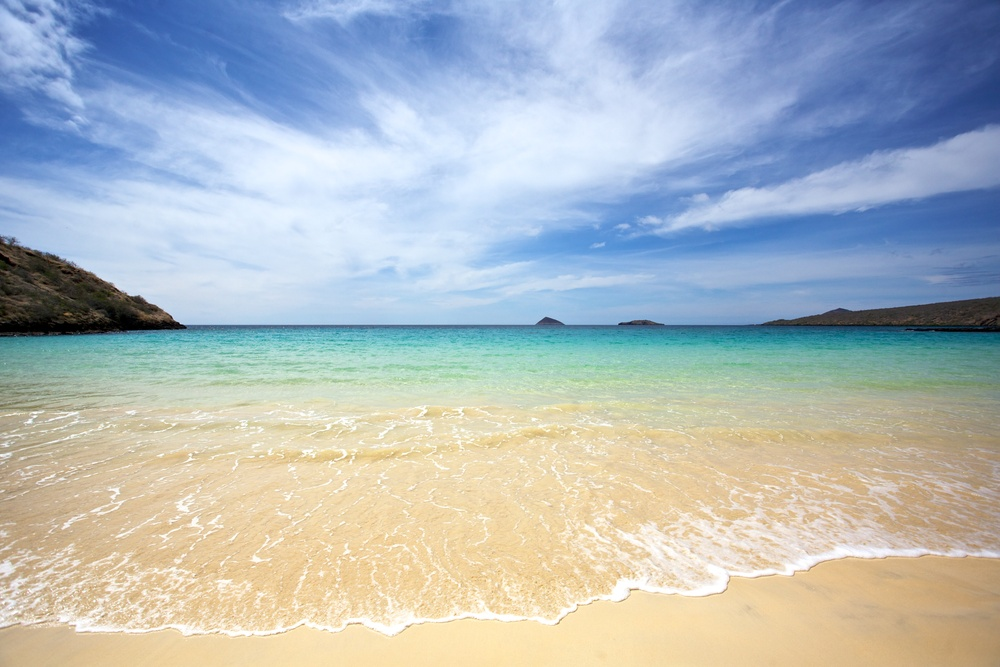
#> input picture image_processing/25.jpg, 1000 x 667 px, shrunk from 4368 x 2912 before the run
$ python translate.py --image 25.jpg
#> lines starting #> are read from the running program, lines starting #| are printed output that depends on the picture
import imutils
import argparse
import cv2

ap = argparse.ArgumentParser()
ap.add_argument("-i", "--image", required=True, help="Path to image")
args = vars(ap.parse_args())
print(args)
image = cv2.imread(args['image'])
#> image is the input picture: shape (667, 1000, 3); mean B, G, R 188.8, 184.7, 175.1
cv2.imshow("Original Image", image)
cv2.imshow("Shifted Image", imutils.translate(image, 0, 100))
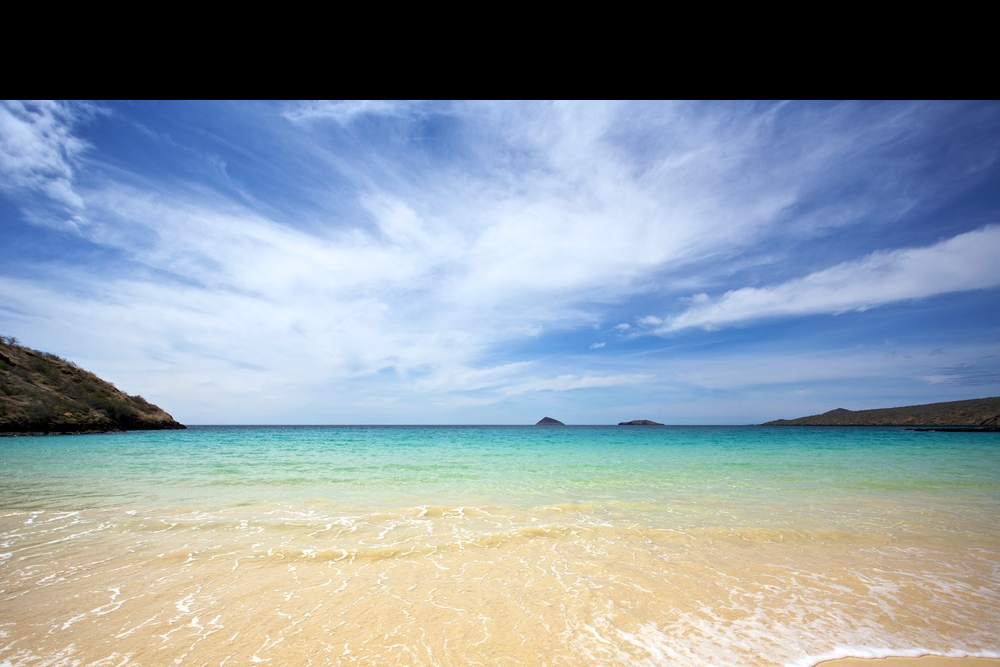
#> window 'Shifted Image': shape (667, 1000, 3); mean B, G, R 163.7, 153.5, 140.2
cv2.waitKey(0)

$ run again, on image_processing/88.jpg
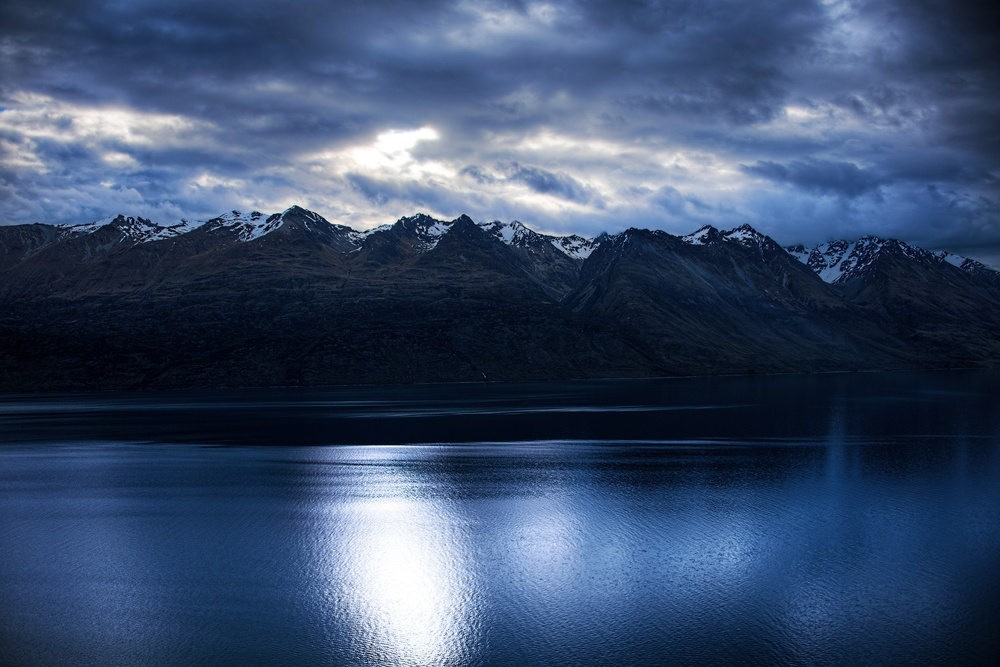
#> input picture image_processing/88.jpg, 1000 x 667 px, shrunk from 3000 x 2000 before the run
#> image is the input picture: shape (667, 1000, 3); mean B, G, R 106.6, 76, 57.2
#> `cv2.imshow("Shifted Image", imutils.translate(image, 0, 100))`:
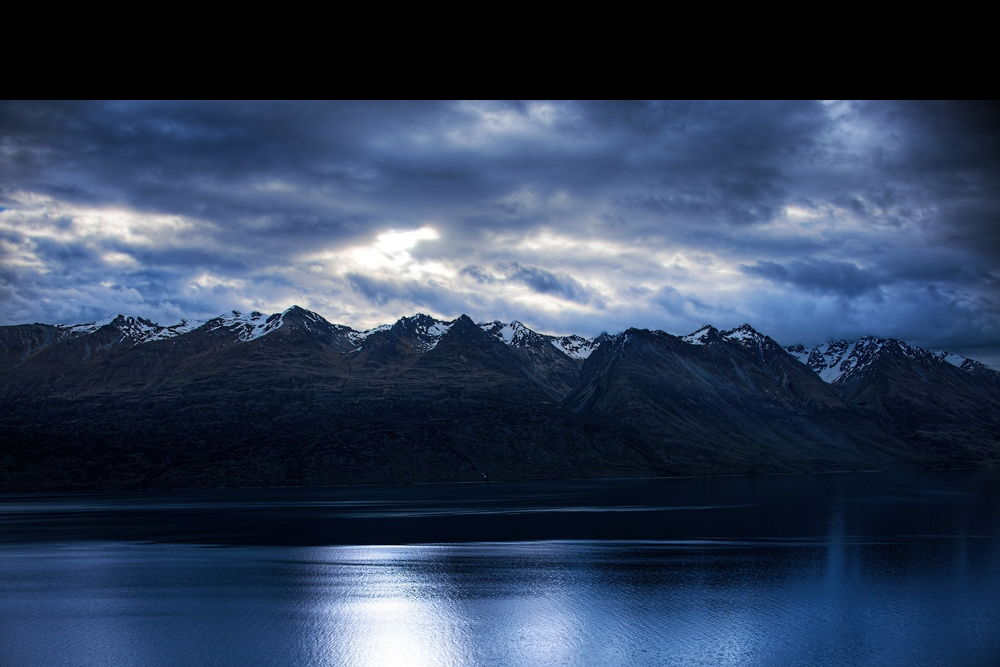
#> window 'Shifted Image': shape (667, 1000, 3); mean B, G, R 88.9, 63.6, 48.4
